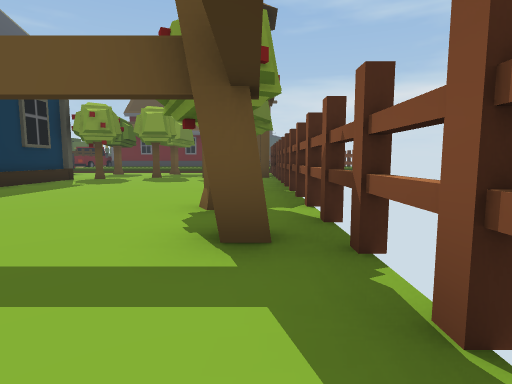
view 1 (above)

24 first-person views from a walk through a Unity game level. The camera is 1.2 m above the floor, tilts 6° down and sees 80° across. The floor is counted in squares, 2 m on a side. Each view is taken from the middle of a square. On the plan, view 1 faces up. The plan holds only what a view shows up to about 9 squares ahead; the rest is blank. The place goes on beyond the plan. Some animated figures are left out.

view 2
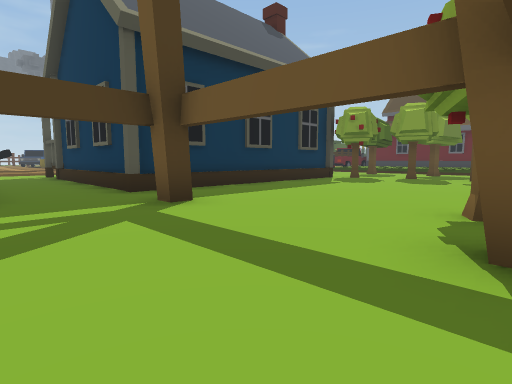

view 3
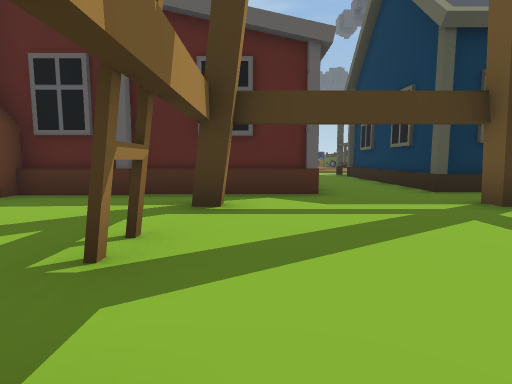

view 4
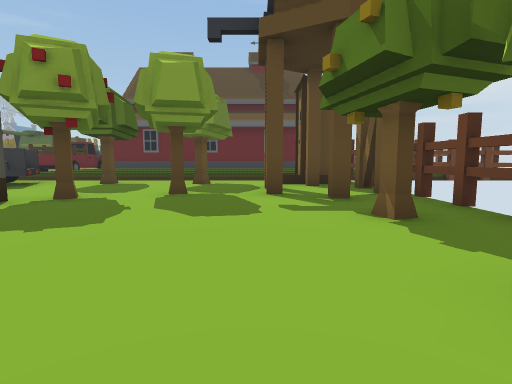

view 5
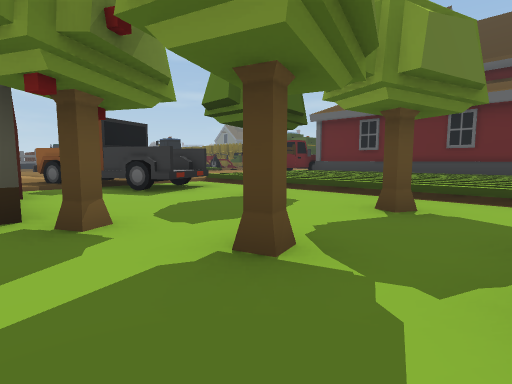

view 6
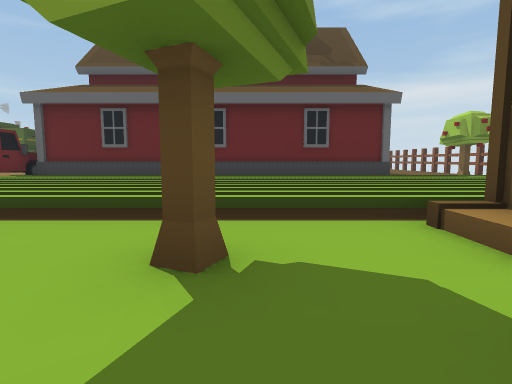

view 7
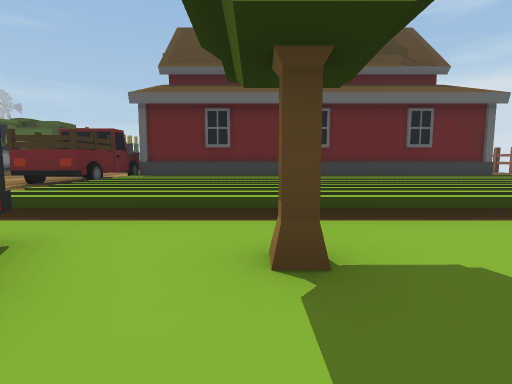

view 8
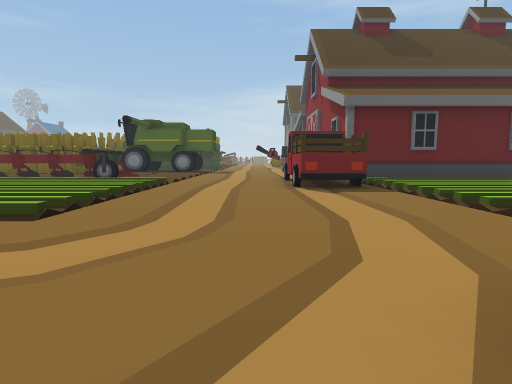

view 9
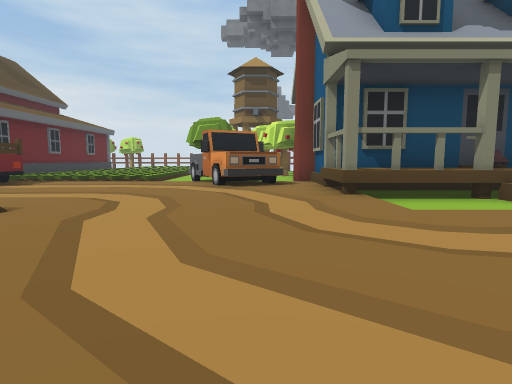

view 10
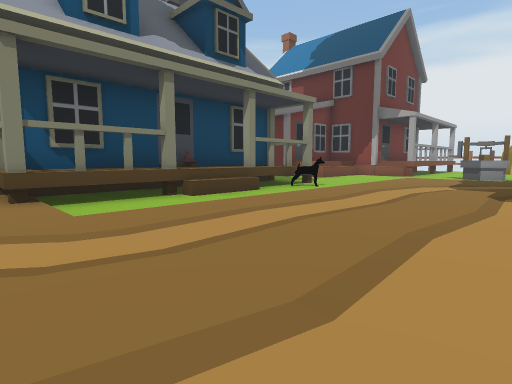

view 11
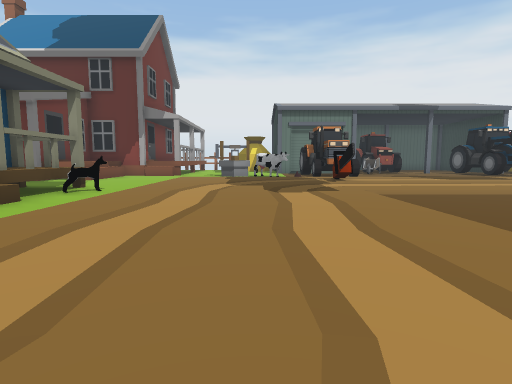

view 12
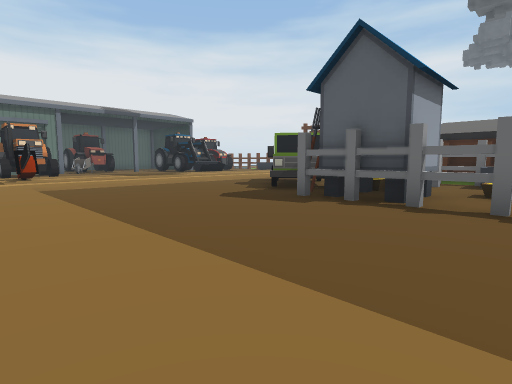

view 13
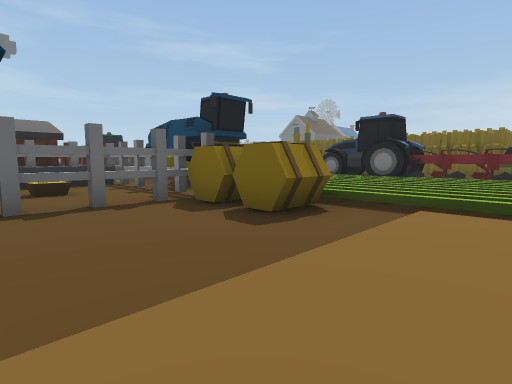

view 14
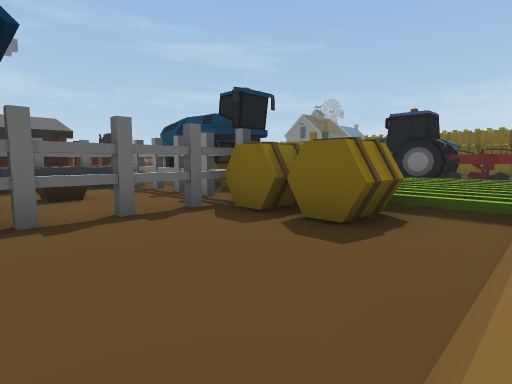

view 15
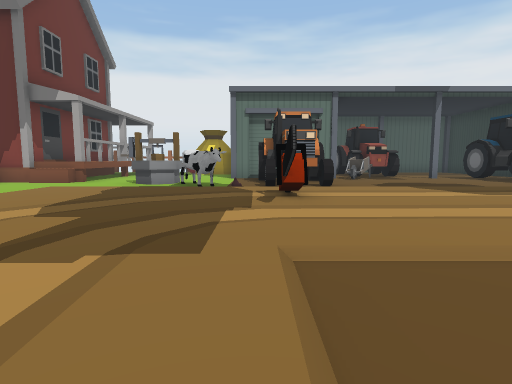

view 16
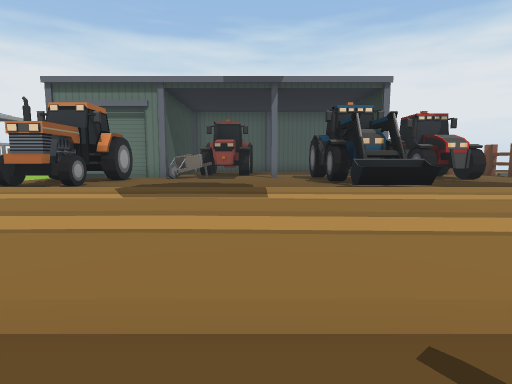

view 17
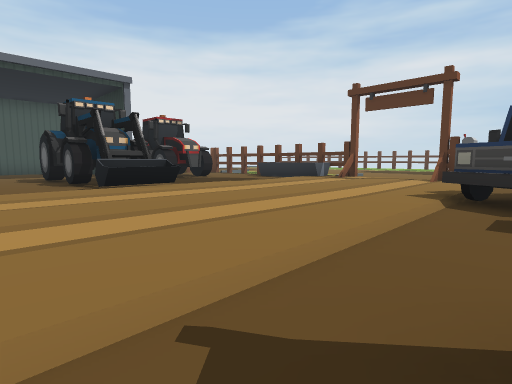

view 18
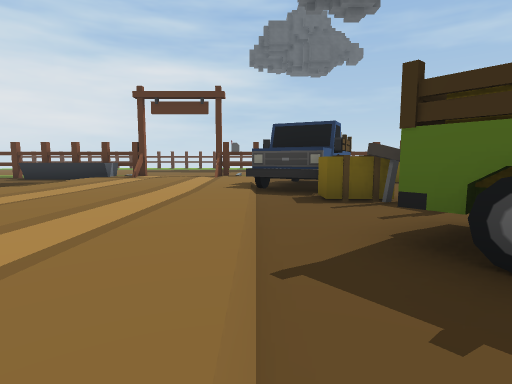

view 19
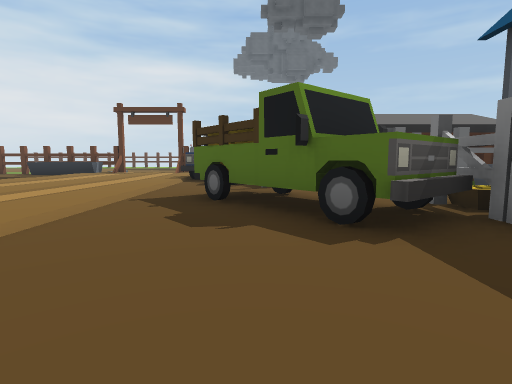

view 20
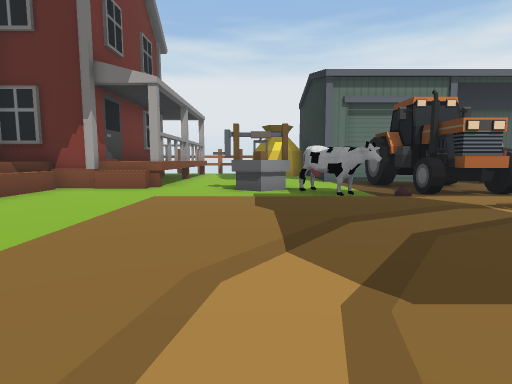

view 21
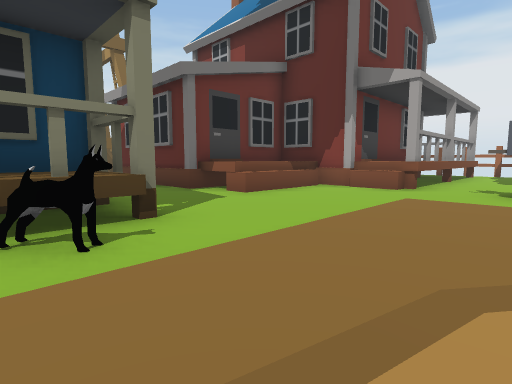

view 22
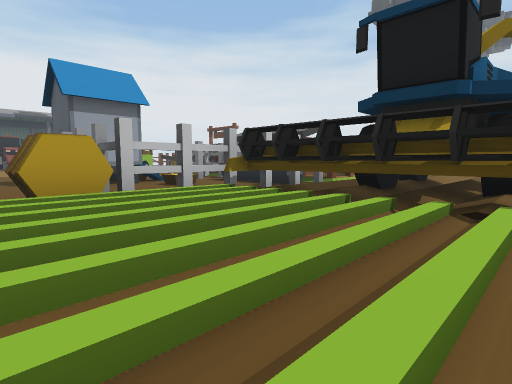

view 23
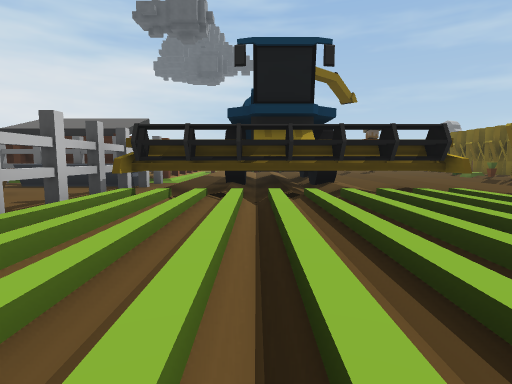

view 24
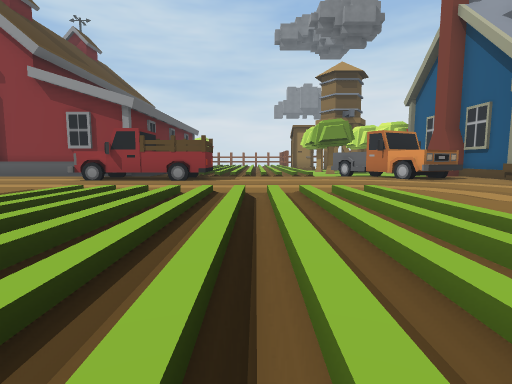

### Floor plan
Key: @ floor where view 1 was taken; # wall or solid block; . main floor; : floor 0.25 m higher than the main floor; + floor 0.5 m higher than the main floor; / step, stairs or slope; ^ raised ledge; T tree; W tower; B building; H wheel; I thing the floor can be seen under or through; G gate; E well; O other object.
Columns run from 32 left of view 1 to 5 right of it. Each row starts with its distance up from view 1.
 20    :::::OO O## HH /::OO## ########
 19    ////II/ //   ///::###
 18    O:::I///////////::OO///////////
 17      HII///////////::::///////////
 16      H I///////////::::///////////
 15    O:::I///////////:::://////////
 14    ////II/OO///////::::///////// #####
 13     #OIIIIOO./:::::::::O^.T..T.BB#
 12    ##O...I.../:::::::H##H.....WWW#
 11    ##O.+.I.../:::::::#H#......W.W#
 10    ##G.OOO.../:::::::::....O.OWW.#
  9    ##G G##.../:::://BB##  #......#
  8 O      GG..../::::..BB    #....T.#
  7 O     OOO..../::::..BB    #......#
  6 OOOO#OOO...../::::.BBO    #.....T#
  5 OOOO..O....../::::.BBB    #......#
  4 /OO///////////::::..BB    #....O.#
  3 ::::::::::::::::::.BBB#####......#
  2 :::::::::::::O::::..........#...##
  1 ::::::::::::O:::::...............#
  0 ::::::::::::O:::::....#####.....@
 -1 ////^^////////O///...^^   #......
 -2 ....#......OO.OO.....^^   #.#.#.
 -3 ... OH.....OO...EE.^#^#   #....
 -4 .OO  #.....OOO.. ...^      #..
 -5  OO  #       ... ..^^      #.

Positions as (right, up) in squares from view 1, and headings:
1: (0, 0), facing up
2: (0, 0), facing up-left
3: (0, -1), facing left
4: (-2, 5), facing up
5: (-2, 9), facing up-left
6: (-3, 11), facing up
7: (-6, 11), facing up
8: (-12, 11), facing up
9: (-18, 11), facing right
10: (-18, 10), facing down-right
11: (-17, 10), facing down
12: (-18, 12), facing down-left
13: (-18, 10), facing up-left
14: (-19, 10), facing up-left
15: (-19, 6), facing down
16: (-25, 5), facing down
17: (-25, 5), facing down-left
18: (-24, 4), facing left
19: (-21, 6), facing left
20: (-16, 4), facing down
21: (-16, 4), facing down-right
22: (-21, 18), facing down-left
23: (-20, 16), facing left
24: (-19, 16), facing right
